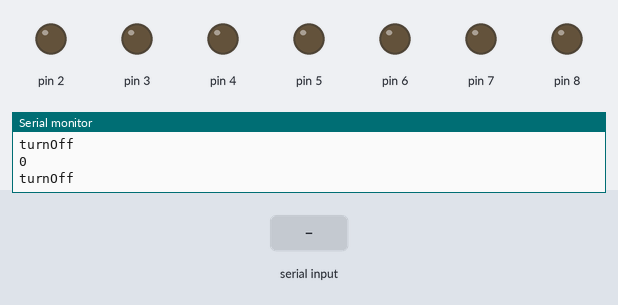
Recording of a sketch running on a simulated Arduino Uno, built with avr-gcc and run on an emulated ATmega328P. Shown: output pins drawn as LEDs (lit = HIGH), the last lines printed to the serial monitor. The inputs (shaded band) are chosen by the test bench.

Above: at 1.2 s.
1.3 s: "1" received over Serial
At 2.5 s:
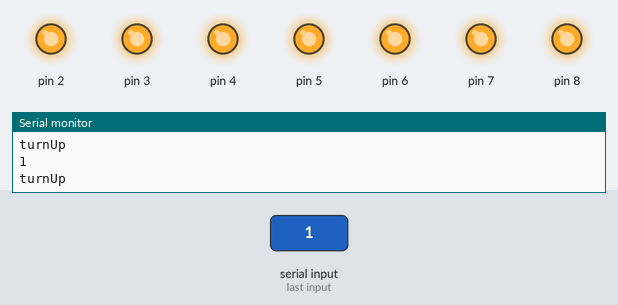
3.1 s: "0" received over Serial
At 4.4 s:
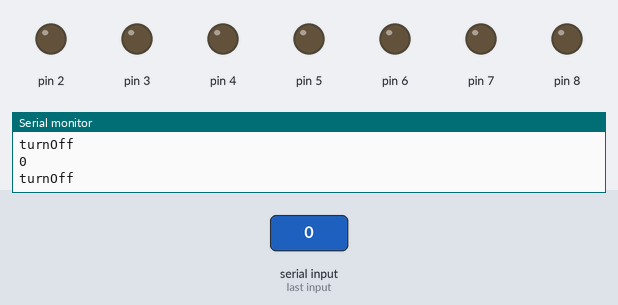
4.9 s: "2" received over Serial
At 5.9 s:
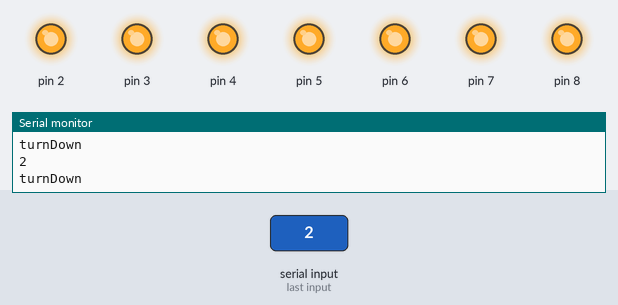
Timing chart, 0 to 7.9 s (numbered marks = the images above; inputs shaded):
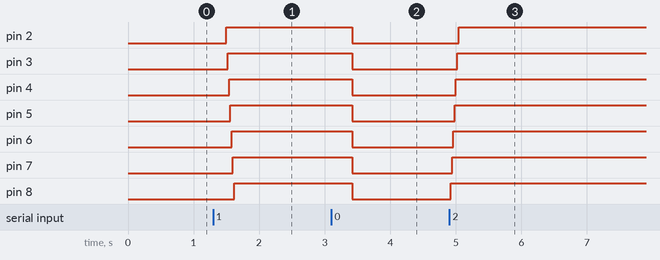

The sketch:

guiding_lights_control.ino
```cpp
const int num_of_leds = 7;
char control_sig = '0';

void setup() {
  // put your setup code here, to run once:
  Serial.begin(9600);
  for(int i = 2; i <= 8; i++) pinMode(i, OUTPUT);
}

void turnOffAll() {
  for(int i = 2; i <= 8; i++) digitalWrite(i, LOW);
}

void direct_Up() {
  for(int i = 2; i <= 8; i++) {
    digitalWrite(i, HIGH);
    delay(20);
  }
}

void direct_Down() {
  for(int i = 8; i >= 2; i--) {
    digitalWrite(i, HIGH);
    delay(20);
  }
}

void loop() {
  if(Serial.available()) {
    char tmp = Serial.read();
     control_sig = (tmp != 12 && tmp != 10)? tmp : control_sig;
  }

  Serial.println(control_sig);
  switch(control_sig) {
    case '0' :
      Serial.println("turnOff");
      turnOffAll();
      break;
    case '1' :
      Serial.println("turnUp");
      direct_Up();
      break;
    case '2' :
      Serial.println("turnDown");
      direct_Down();
      break;
  }
  delay(500);
}
```

Measured:
- after the input at 1.3 s, pin 2: LOW → HIGH after 0.20 s; pin 3: LOW → HIGH after 0.22 s; pin 4: LOW → HIGH after 0.24 s; pin 5: LOW → HIGH after 0.26 s; pin 6: LOW → HIGH after 0.28 s
- after the input at 3.1 s, pin 2–8: HIGH → LOW after 0.32 s
- after the input at 4.9 s, pin 2: LOW → HIGH after 0.14 s; pin 3: LOW → HIGH after 0.12 s; pin 4: LOW → HIGH after 0.10 s; pin 5: LOW → HIGH after 0.08 s; pin 6: LOW → HIGH after 0.06 s
